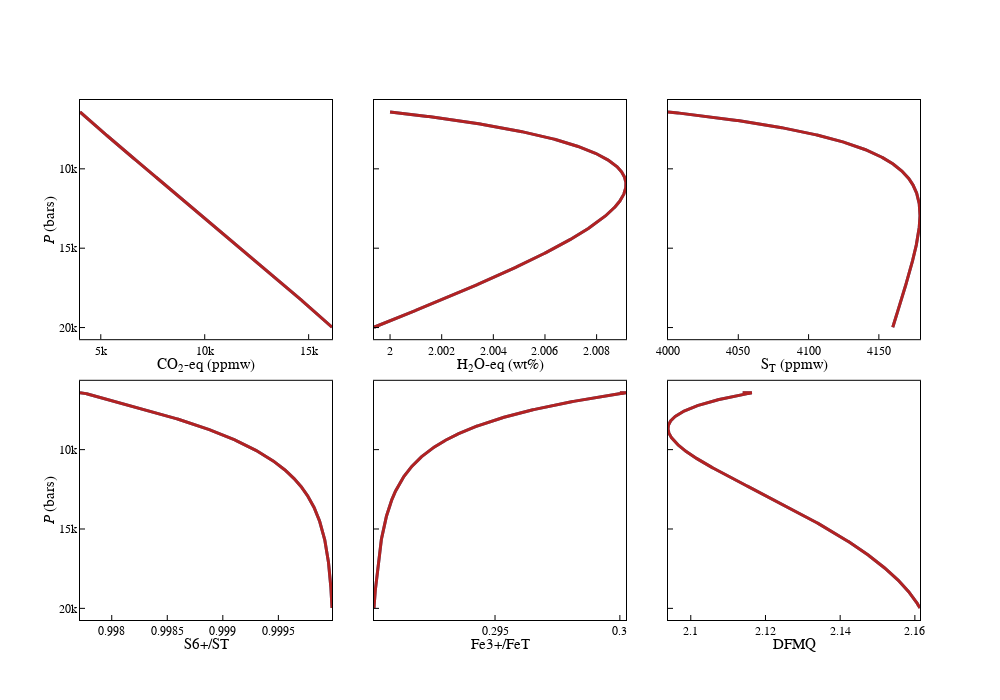

Source (notebook cell):
### Code cell
fig = make_subplots(rows=2, cols=3, shared_yaxes = True, shared_xaxes = False,vertical_spacing=0.08, horizontal_spacing=0.05)

lw = 3
syms = 10
lc1 = "steelblue"
lc2 = "firebrick"
lc3 = "grey"
lc4 = 'black'

data1 = OIB_regas # 2wt% CO2 initial
data2 = OIB_regas # 1 wt% CO2 initial

r = 1
# P vs. CO2
c = 1
fig.add_trace(go.Scatter(mode = "lines", x=data1['CO2T-eq_ppmw'], y=data1['P_bar'], line_color = lc1, line_width = lw,line_dash = "solid"), row = r, col = c)
fig.add_trace(go.Scatter(mode = "lines", x=data2['CO2T-eq_ppmw'], y=data2['P_bar'], line_color = lc2, line_width = lw, line_dash = "solid"), row = r, col = c)
fig.update_xaxes(title = "CO<sub>2</sub>-eq (ppmw)", row = r, col = c)
fig.update_yaxes(title = "<i>P</i> (bars)", autorange = 'reversed', row = r, col = c)

# P vs. H2O
c = 2
fig.add_trace(go.Scatter(mode = "lines", x=data1['H2OT-eq_wtpc'], y=data1['P_bar'], line_color = lc1, line_width = lw,line_dash = "solid"), row = r, col = c)
fig.add_trace(go.Scatter(mode = "lines", x=data2['H2OT-eq_wtpc'], y=data2['P_bar'], line_color = lc2, line_width = lw, line_dash = "solid"), row = r, col = c)
fig.update_xaxes(title = "H<sub>2</sub>O-eq (wt%)", row = r, col = c)

# P vs. S
c = 3
fig.add_trace(go.Scatter(mode = "lines", x=data1['ST_ppmw'], y=data1['P_bar'], line_color = lc1, line_width = lw,line_dash = "solid"), row = r, col = c)
fig.add_trace(go.Scatter(mode = "lines", x=data2['ST_ppmw'], y=data2['P_bar'], line_color = lc2, line_width = lw, line_dash = "solid"), row = r, col = c)
fig.update_xaxes(title = "S<sub>T</sub> (ppmw)", row = r, col = c)

r = 2
# P vs. S6+/ST
c = 1
fig.add_trace(go.Scatter(mode = "lines", x=data1['S6+/ST'], y=data1['P_bar'], line_color = lc1, line_width = lw,line_dash = "solid"), row = r, col = c)
fig.add_trace(go.Scatter(mode = "lines", x=data2['S6+/ST'], y=data2['P_bar'], line_color = lc2, line_width = lw, line_dash = "solid"), row = r, col = c)
fig.update_xaxes(title = "S6+/ST", row = r, col = c)
fig.update_yaxes(title = "<i>P</i> (bars)", autorange = 'reversed', row = r, col = c)

# P vs. Fe3+/ST
c = 2
fig.add_trace(go.Scatter(mode = "lines", x=data1['Fe3+/FeT'], y=data1['P_bar'], line_color = lc1, line_width = lw,line_dash = "solid"), row = r, col = c)
fig.add_trace(go.Scatter(mode = "lines", x=data2['Fe3+/FeT'], y=data2['P_bar'], line_color = lc2, line_width = lw, line_dash = "solid"), row = r, col = c)
fig.update_xaxes(title = "Fe3+/FeT", row = r, col = c)

# P vs. DFMQ
c = 3
fig.add_trace(go.Scatter(mode = "lines", x=data1['fO2_DFMQ'], y=data1['P_bar'], line_color = lc1, line_width = lw,line_dash = "solid"), row = r, col = c)
fig.add_trace(go.Scatter(mode = "lines", x=data2['fO2_DFMQ'], y=data2['P_bar'], line_color = lc2, line_width = lw, line_dash = "solid"), row = r, col = c)
fig.update_xaxes(title = "DFMQ", row = r, col = c)

fig.update_layout(height=700, width=1000, plot_bgcolor='rgb(255,255,255)' , showlegend = False)

fig.update_xaxes(showline=True, linewidth=1, linecolor='black', mirror=True, ticks="inside", ticklen=5, title_standoff = 0, tickcolor="black",title_font=dict(size=15, family='Helvetica', color='black'), tickfont=dict(family='Helvetica', color='black', size=12))
fig.update_yaxes(showline=True, linewidth=1, linecolor='black', mirror=True, ticks="inside", ticklen=5, title_standoff = 0, tickcolor="black",title_font=dict(size=15, family='Helvetica', color='black'), tickfont=dict(family='Helvetica', color='black', size=12))

fig.update_layout(font_family="Helvetica",font_color="black")

fig.show()

### Figure 1 — Plotly figure (JSON) as saved in the notebook; plotly's stock layout.template omitted (floating-point values rounded to 4 significant figures; data arrays with more than 128 entries replaced by an {"elided": "..."} marker saying what was removed)
{"data": [{"line": {"color": "steelblue", "dash": "solid", "width": 3}, "mode": "lines", "type": "scatter", "x": {"elided": "1358 float values"}, "xaxis": "x", "y": {"elided": "1358 float values"}, "yaxis": "y"}, {"line": {"color": "firebrick", "dash": "solid", "width": 3}, "mode": "lines", "type": "scatter", "x": {"elided": "1358 float values"}, "xaxis": "x", "y": {"elided": "1358 float values"}, "yaxis": "y"}, {"line": {"color": "steelblue", "dash": "solid", "width": 3}, "mode": "lines", "type": "scatter", "x": {"elided": "1358 float values"}, "xaxis": "x2", "y": {"elided": "1358 float values"}, "yaxis": "y2"}, {"line": {"color": "firebrick", "dash": "solid", "width": 3}, "mode": "lines", "type": "scatter", "x": {"elided": "1358 float values"}, "xaxis": "x2", "y": {"elided": "1358 float values"}, "yaxis": "y2"}, {"line": {"color": "steelblue", "dash": "solid", "width": 3}, "mode": "lines", "type": "scatter", "x": {"elided": "1358 float values"}, "xaxis": "x3", "y": {"elided": "1358 float values"}, "yaxis": "y3"}, {"line": {"color": "firebrick", "dash": "solid", "width": 3}, "mode": "lines", "type": "scatter", "x": {"elided": "1358 float values"}, "xaxis": "x3", "y": {"elided": "1358 float values"}, "yaxis": "y3"}, {"line": {"color": "steelblue", "dash": "solid", "width": 3}, "mode": "lines", "type": "scatter", "x": {"elided": "1358 float values"}, "xaxis": "x4", "y": {"elided": "1358 float values"}, "yaxis": "y4"}, {"line": {"color": "firebrick", "dash": "solid", "width": 3}, "mode": "lines", "type": "scatter", "x": {"elided": "1358 float values"}, "xaxis": "x4", "y": {"elided": "1358 float values"}, "yaxis": "y4"}, {"line": {"color": "steelblue", "dash": "solid", "width": 3}, "mode": "lines", "type": "scatter", "x": {"elided": "1358 float values"}, "xaxis": "x5", "y": {"elided": "1358 float values"}, "yaxis": "y5"}, {"line": {"color": "firebrick", "dash": "solid", "width": 3}, "mode": "lines", "type": "scatter", "x": {"elided": "1358 float values"}, "xaxis": "x5", "y": {"elided": "1358 float values"}, "yaxis": "y5"}, {"line": {"color": "steelblue", "dash": "solid", "width": 3}, "mode": "lines", "type": "scatter", "x": {"elided": "1358 float values"}, "xaxis": "x6", "y": {"elided": "1358 float values"}, "yaxis": "y6"}, {"line": {"color": "firebrick", "dash": "solid", "width": 3}, "mode": "lines", "type": "scatter", "x": {"elided": "1358 float values"}, "xaxis": "x6", "y": {"elided": "1358 float values"}, "yaxis": "y6"}], "layout": {"font": {"color": "black", "family": "Helvetica"}, "height": 700, "plot_bgcolor": "rgb(255,255,255)", "showlegend": false, "width": 1000, "xaxis": {"anchor": "y", "domain": [0, 0.3], "linecolor": "black", "linewidth": 1, "mirror": true, "showline": true, "tickcolor": "black", "tickfont": {"color": "black", "family": "Helvetica", "size": 12}, "ticklen": 5, "ticks": "inside", "title": {"font": {"color": "black", "family": "Helvetica", "size": 15}, "standoff": 0, "text": "CO<sub>2</sub>-eq (ppmw)"}}, "xaxis2": {"anchor": "y2", "domain": [0.35, 0.65], "linecolor": "black", "linewidth": 1, "mirror": true, "showline": true, "tickcolor": "black", "tickfont": {"color": "black", "family": "Helvetica", "size": 12}, "ticklen": 5, "ticks": "inside", "title": {"font": {"color": "black", "family": "Helvetica", "size": 15}, "standoff": 0, "text": "H<sub>2</sub>O-eq (wt%)"}}, "xaxis3": {"anchor": "y3", "domain": [0.7, 1], "linecolor": "black", "linewidth": 1, "mirror": true, "showline": true, "tickcolor": "black", "tickfont": {"color": "black", "family": "Helvetica", "size": 12}, "ticklen": 5, "ticks": "inside", "title": {"font": {"color": "black", "family": "Helvetica", "size": 15}, "standoff": 0, "text": "S<sub>T</sub> (ppmw)"}}, "xaxis4": {"anchor": "y4", "domain": [0, 0.3], "linecolor": "black", "linewidth": 1, "mirror": true, "showline": true, "tickcolor": "black", "tickfont": {"color": "black", "family": "Helvetica", "size": 12}, "ticklen": 5, "ticks": "inside", "title": {"font": {"color": "black", "family": "Helvetica", "size": 15}, "standoff": 0, "text": "S6+/ST"}}, "xaxis5": {"anchor": "y5", "domain": [0.35, 0.65], "linecolor": "black", "linewidth": 1, "mirror": true, "showline": true, "tickcolor": "black", "tickfont": {"color": "black", "family": "Helvetica", "size": 12}, "ticklen": 5, "ticks": "inside", "title": {"font": {"color": "black", "family": "Helvetica", "size": 15}, "standoff": 0, "text": "Fe3+/FeT"}}, "xaxis6": {"anchor": "y6", "domain": [0.7, 1], "linecolor": "black", "linewidth": 1, "mirror": true, "showline": true, "tickcolor": "black", "tickfont": {"color": "black", "family": "Helvetica", "size": 12}, "ticklen": 5, "ticks": "inside", "title": {"font": {"color": "black", "family": "Helvetica", "size": 15}, "standoff": 0, "text": "DFMQ"}}, "yaxis": {"anchor": "x", "autorange": "reversed", "domain": [0.54, 1], "linecolor": "black", "linewidth": 1, "mirror": true, "showline": true, "tickcolor": "black", "tickfont": {"color": "black", "family": "Helvetica", "size": 12}, "ticklen": 5, "ticks": "inside", "title": {"font": {"color": "black", "family": "Helvetica", "size": 15}, "standoff": 0, "text": "<i>P</i> (bars)"}}, "yaxis2": {"anchor": "x2", "domain": [0.54, 1], "linecolor": "black", "linewidth": 1, "matches": "y", "mirror": true, "showline": true, "showticklabels": false, "tickcolor": "black", "tickfont": {"color": "black", "family": "Helvetica", "size": 12}, "ticklen": 5, "ticks": "inside", "title": {"font": {"color": "black", "family": "Helvetica", "size": 15}, "standoff": 0}}, "yaxis3": {"anchor": "x3", "domain": [0.54, 1], "linecolor": "black", "linewidth": 1, "matches": "y", "mirror": true, "showline": true, "showticklabels": false, "tickcolor": "black", "tickfont": {"color": "black", "family": "Helvetica", "size": 12}, "ticklen": 5, "ticks": "inside", "title": {"font": {"color": "black", "family": "Helvetica", "size": 15}, "standoff": 0}}, "yaxis4": {"anchor": "x4", "autorange": "reversed", "domain": [0, 0.46], "linecolor": "black", "linewidth": 1, "mirror": true, "showline": true, "tickcolor": "black", "tickfont": {"color": "black", "family": "Helvetica", "size": 12}, "ticklen": 5, "ticks": "inside", "title": {"font": {"color": "black", "family": "Helvetica", "size": 15}, "standoff": 0, "text": "<i>P</i> (bars)"}}, "yaxis5": {"anchor": "x5", "domain": [0, 0.46], "linecolor": "black", "linewidth": 1, "matches": "y4", "mirror": true, "showline": true, "showticklabels": false, "tickcolor": "black", "tickfont": {"color": "black", "family": "Helvetica", "size": 12}, "ticklen": 5, "ticks": "inside", "title": {"font": {"color": "black", "family": "Helvetica", "size": 15}, "standoff": 0}}, "yaxis6": {"anchor": "x6", "domain": [0, 0.46], "linecolor": "black", "linewidth": 1, "matches": "y4", "mirror": true, "showline": true, "showticklabels": false, "tickcolor": "black", "tickfont": {"color": "black", "family": "Helvetica", "size": 12}, "ticklen": 5, "ticks": "inside", "title": {"font": {"color": "black", "family": "Helvetica", "size": 15}, "standoff": 0}}}}
